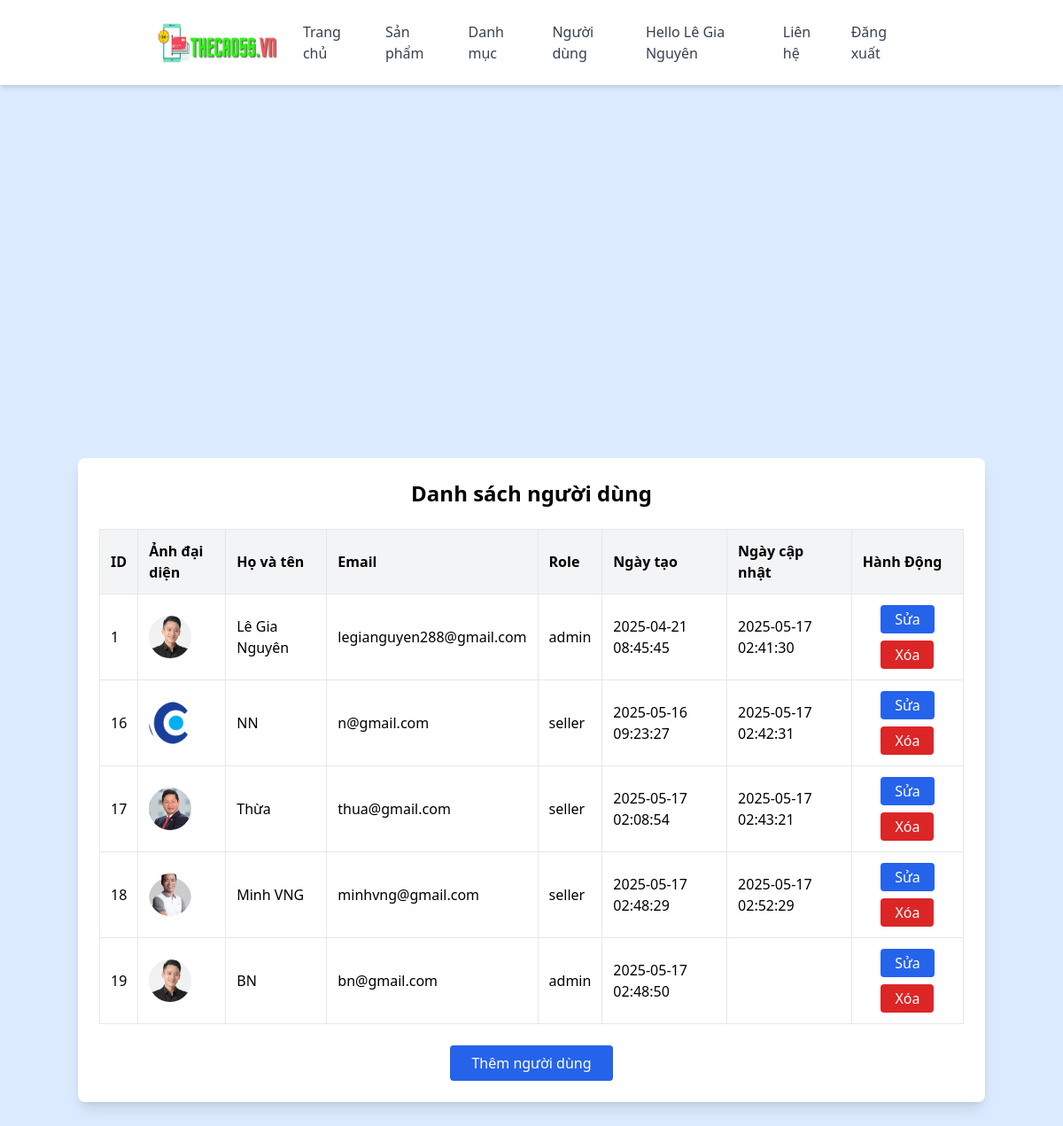
Screenshot of /users/index.php (signed in) with the database file from the repository.
### tables this page shows
CREATE TABLE `users` (
  `id` int NOT NULL,
  `fullname` varchar(255) NOT NULL,
  `email` varchar(255) NOT NULL,
  `avatar` varchar(255) DEFAULT NULL,
  `password` varchar(255) NOT NULL,
  `role` enum('admin','seller') DEFAULT NULL,
  `created_at` timestamp NOT NULL DEFAULT CURRENT_TIMESTAMP,
  `updated_at` timestamp NULL DEFAULT NULL ON UPDATE CURRENT_TIMESTAMP
);

### users/index.php (the view, shortened to what this page needs)
<?php
    include '../includes/header.php';
    include '../config/database.php';
?>
<!DOCTYPE html>
<html lang="vi">
<head>
    <script src="https://cdn.tailwindcss.com"></script>
</head>
<body class="bg-blue-100">
    <main class="flex flex-col items-center justify-center min-h-screen text-center px-4 py-8">
    <div class="bg-white p-6 rounded-lg shadow-lg w-full max-w-5xl overflow-x-auto">
        <h2 class="text-2xl font-bold mb-6">Danh sách người dùng</h2>
        <table class="w-full border-collapse text-sm md:text-base">
            <thead>
                <tr class="bg-gray-100">
                    <th class="p-3 border text-left font-semibold">ID</th>
                    <th class="p-3 border text-left font-semibold">Ảnh đại diện</th>
                    <th class="p-3 border text-left font-semibold">Họ và tên</th>
                    <th class="p-3 border text-left font-semibold">Email</th>
                    <th class="p-3 border text-left font-semibold">Role</th>
                    <th class="p-3 border text-left font-semibold">Ngày tạo</th>
                    <th class="p-3 border text-left font-semibold">Ngày cập nhật</th>
                    <th class="p-3 border text-left font-semibold">Hành Động</th>
                </tr>
            </thead>
            <tbody>
                <?php
                    $result = $conn->query("SELECT * FROM users");
                    while ($row = $result->fetch_assoc()) {
                        $avatar = $row["avatar"] ? $row["avatar"] : 'user.png';
                        echo '
                            <tr class="border-b">
                                <td class="p-3 border">' . $row["id"] . '</td>
                                <td class="p-3 border">
                                    <img src="../assets/images/avatar/' . htmlspecialchars($avatar) . '" alt="Avatar" class="w-12 h-12 rounded-full object-cover">
                                </td>
                                <td class="p-3 border">' . htmlspecialchars($row["fullname"]) . '</td>
                                <td class="p-3 border">' . htmlspecialchars($row["email"]) . '</td>
                                <!-- <td class="p-3 border max-w-xs overflow-x-auto">
                                    <div class="flex items-center gap-2">
                                        <span class="password hidden break-all">' . htmlspecialchars($row["password"]) . '</span>
                                        <button class="toggle-password text-blue-600 hover:text-blue-800">
                                            👁
                                        </button>
                                    </div>
                                </td> -->
                                <td class="p-3 border">' . $row["role"] . '</td>
                                <td class="p-3 border">' . $row["created_at"] . '</td>
                                <td class="p-3 border">' . $row["updated_at"] . '</td>
                                <td class="p-3 border">
                                    <div class="flex flex-wrap gap-2 justify-center">
                                        <a href="update.php?id=' . $row["id"] . '" class="bg-blue-600 text-white px-4 py-1 rounded">Sửa</a>
                                        <a href="delete.php?id=' . $row["id"] . '" onclick="return confirm(\'Xoá người dùng này?\')" class="bg-red-600 text-white px-4 py-1 rounded">Xóa</a>
                                    </div>
                                </td>
                            </tr>
                            ';
                        }
                    ?>
            </tbody>
        </table>
        <div class="mt-6 text-center">
            <a href="create.php" class="inline-block bg-blue-600 text-white px-6 py-2 rounded">Thêm người dùng</a>
        </div>
    </div>
    </main>
</body>
</body>
</html>

### includes/header.php (shortened to what this page needs)
<header class="bg-white shadow-md p-4">
    <div class="container mx-auto px-6 md:px-20">
        <div class="hidden md:flex justify-between items-center">
            <h1 class="text-xl font-bold">
                <img src="../assets/images/logo/thecao5s.png" alt="Logo" class="h-12 w-auto">
            </h1>
            <nav>
                <ul id="desktop-menu" class="flex flex-row space-x-2">
                    <li><a href="../index.php" class="block py-2 px-4 text-gray-700 hover:text-blue-500">Trang chủ</a></li>
                    <li><a href="../products/index.php" class="block py-2 px-4 text-gray-700 hover:text-blue-500">Sản phẩm</a></li>
                    <li><a href="../categories/index.php" class="block py-2 px-4 text-gray-700 hover:text-blue-500">Danh mục</a></li>
                    <?php
                    if (isset($_COOKIE['role']) && $_COOKIE['role'] === 'admin') {
                        echo '<li><a href="../users/index.php" class="block py-2 px-4 text-gray-700 hover:text-blue-500">Người dùng</a></li>';
                    }
                    ?>
                    <li>
                        <?php
                        if (isset($_COOKIE['loggedin']) && $_COOKIE['loggedin'] === "true" && isset($_COOKIE['fullname'])) {
                            echo '<a href="../profile.php" class="block py-2 px-4 text-gray-700 hover:text-blue-500">';
                            echo "Hello " . htmlspecialchars($_COOKIE['fullname']);
                        } else {
                            echo '<a href="../login.php" class="block py-2 px-4 text-gray-700 hover:text-blue-500">';
                            echo "Đăng nhập";
                        }
                        ?>
                        </a>
                    </li>
                    <li><a href="../contact.php" class="block py-2 px-4 text-gray-700 hover:text-blue-500">Liên hệ</a></li>
                    <?php
                    if (isset($_COOKIE['loggedin']) && $_COOKIE['loggedin'] === "true") {
                        echo '<li><a href="../logout.php" class="block py-2 px-4 text-gray-700 hover:text-blue-500">Đăng xuất</a></li>';
                    }
                    ?>
                </ul>
            </nav>
        </div>
    </div>
</header>

### rows the page displays
users: id "1", avatar (picture), fullname "Lê Gia Nguyên", email "legianguyen288@gmail.com", role "admin", created_at "2025-04-21 08:45:45", updated_at "2025-05-17 02:41:30"
users: id "16", avatar (picture), fullname "NN", email "n@gmail.com", role "seller", created_at "2025-05-16 09:23:27", updated_at "2025-05-17 02:42:31"
users: id "17", avatar (picture), fullname "Thừa", email "thua@gmail.com", role "seller", created_at "2025-05-17 02:08:54", updated_at "2025-05-17 02:43:21"
users: id "18", avatar (picture), fullname "Minh VNG", email "minhvng@gmail.com", role "seller", created_at "2025-05-17 02:48:29", updated_at "2025-05-17 02:52:29"
users: id "19", avatar (picture), fullname "BN", email "bn@gmail.com", role "admin", created_at "2025-05-17 02:48:50"

### other values shown
$_COOKIE['fullname'] "Lê Gia Nguyên"
